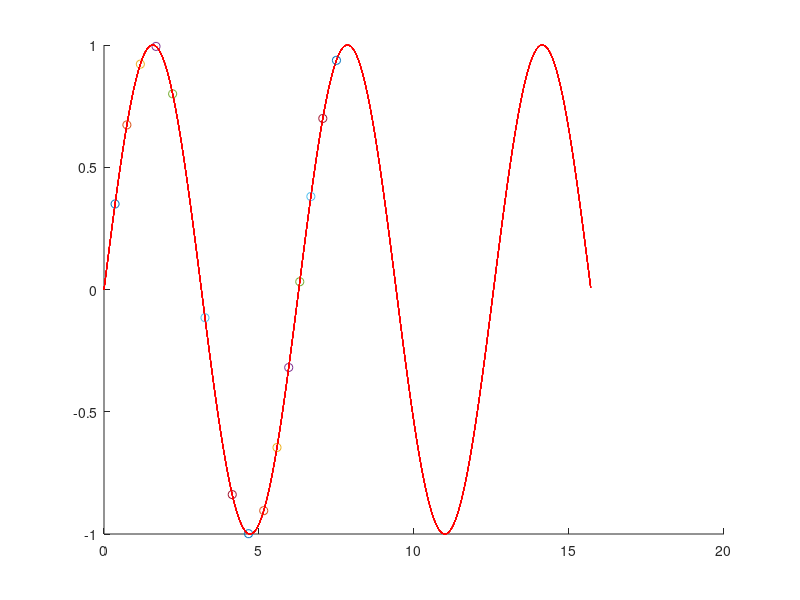

Recreate this plot in MATLAB.
clc
clear
close all
u = [0 0]';
du = [0 0]';
alpha = .1;
for step =1:15
    step
    ds = 0.5;
    du = [0 0]';
    uold = u;
for i = 1:200
%    res = tan(u(1)) - sqrt(2)*sin(u(1))+u(2)
   res = sin(u(1)) - u(2);
   p = (u(1)-uold(1))^2+alpha*(u(2)-uold(2))^2-ds^2;
%   p = u(2)^2 -ds^2;
%    K  = 1+tan(u(1))^2 - sqrt(2)*cos(u(1));
     K = cos(u(1));
%    du = inv(K)*-res;
%    u = u+du;
   alpha = sign(K);
   ktan = [K -1; 2*(u(1)-uold(1)) 2*alpha*ds];
   f = [-res -p]';
   du = inv(ktan)*f;
   u = u+du ;
   
   hold on
end

u-uold;

du;
sqrt((u(1)-uold(1))^2+alpha*(u(2)-uold(2))^2)
   plot(u(1), u(2),'o')
   x = 0:.01:5*pi;
   plot(x,sin(x),'r')
%    pause
    
    
end
